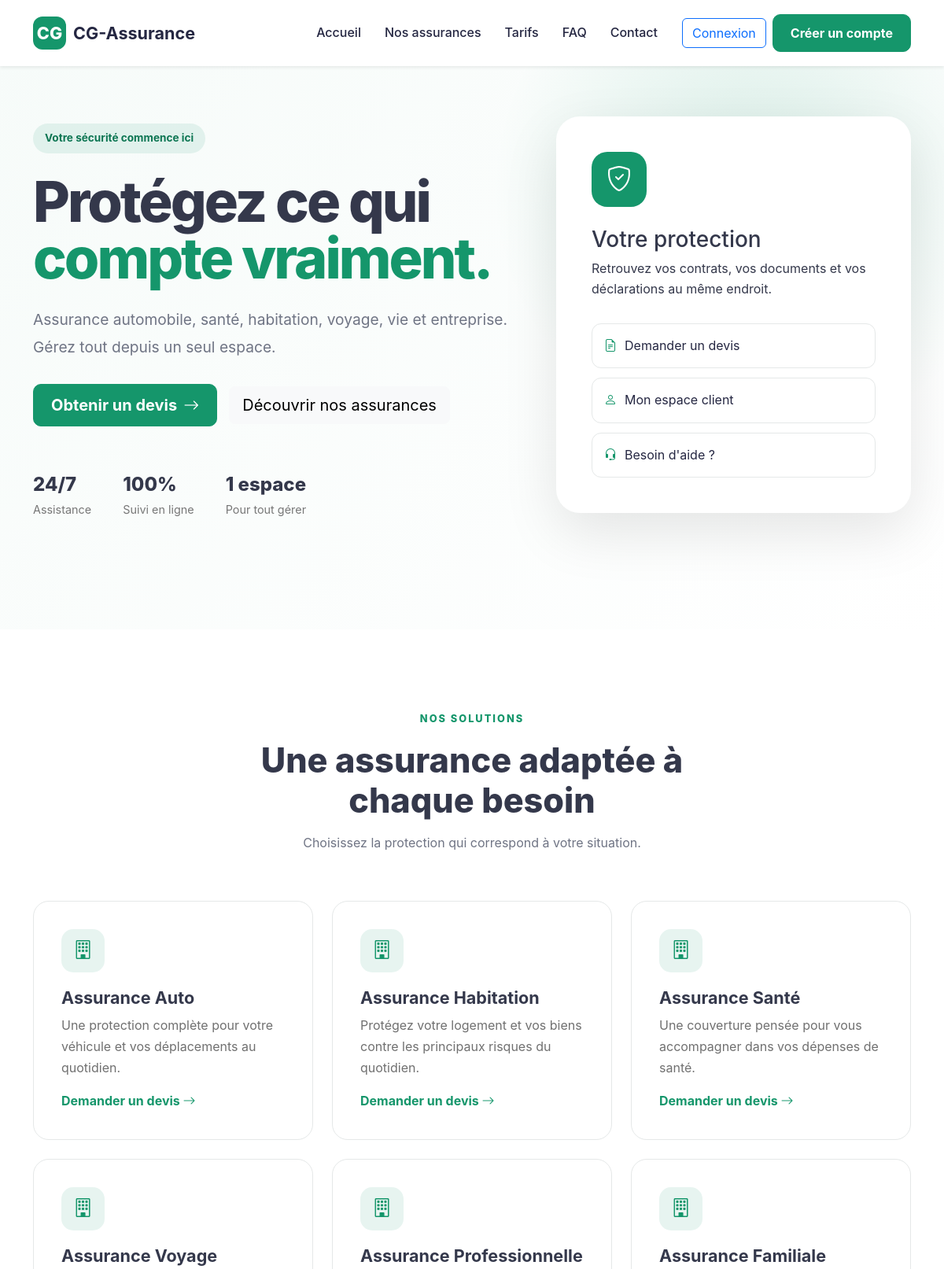
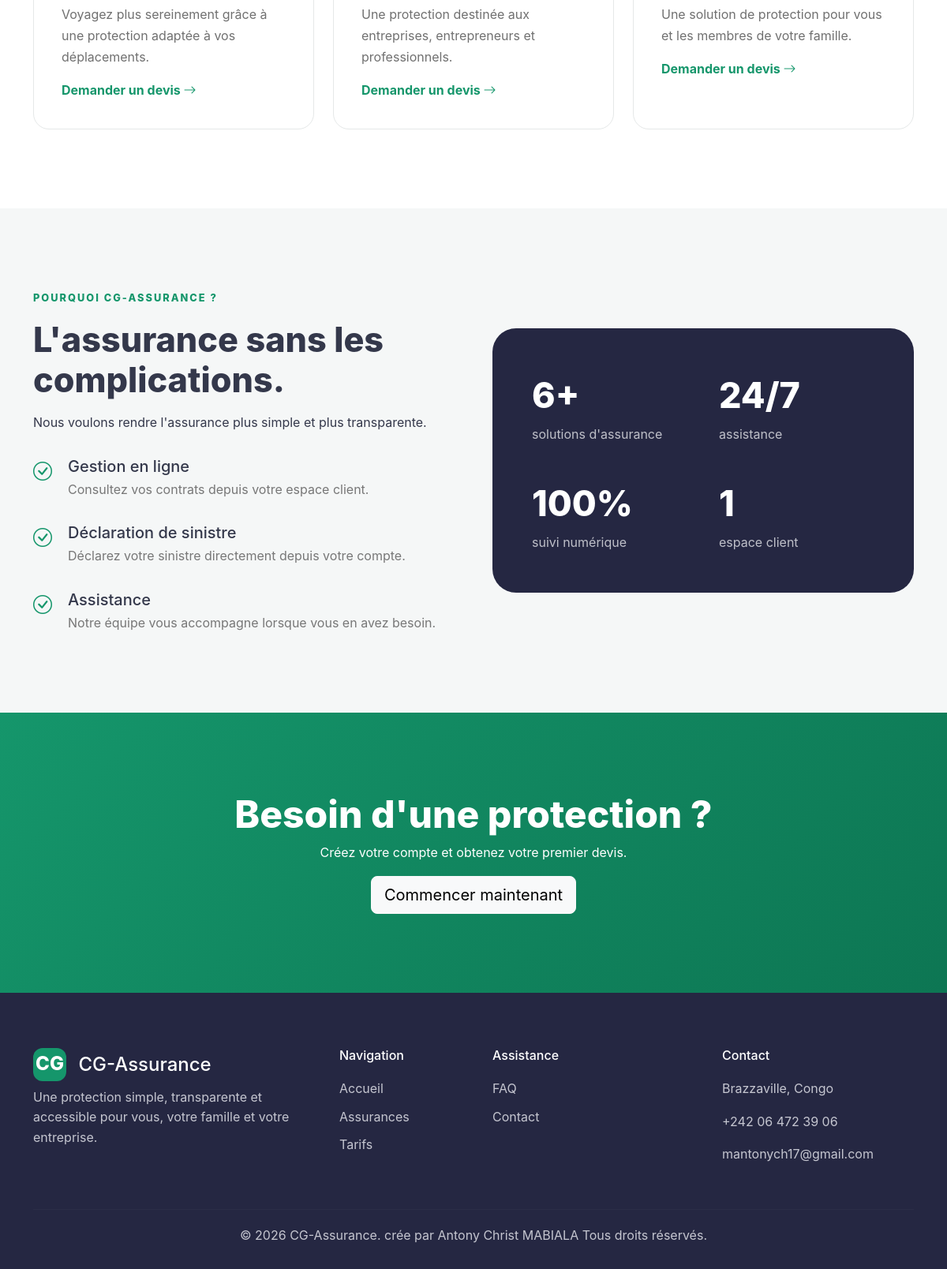
The page / on the database its author committed (2 pictures, top to bottom).
### assurance/models.py (models this page shows, shortened)
class InsuranceProduct(models.Model):
    TYPE_CHOICES = [
        ("auto", "Assurance automobile"),
        ("health", "Assurance santé"),
        ("home", "Assurance habitation"),
        ("travel", "Assurance voyage"),
        ("life", "Assurance vie"),
        ("business", "Assurance entreprise"),
    ]
    name = models.CharField(max_length=150)
    slug = models.SlugField(
        unique=True
    )
    type = models.CharField(
        max_length=30,
        choices=TYPE_CHOICES
    )
    description = models.TextField()
    price = models.DecimalField(
        max_digits=12,
        decimal_places=2
    )
    coverage = models.TextField(
        help_text="Une garantie par ligne."
    )
    active = models.BooleanField(
        default=True
    )
    created_at = models.DateTimeField(
        auto_now_add=True
    )

### assurance/views.py (the view)
# urls.py: 2. Add a URL to urlpatterns:  path('', views.home, name='home')
def home(request):
    products = InsuranceProduct.objects.filter(
        active=True
    )[:6]
    return render(
        request,
        "home.html",
        {
            "products": products
        }
    )

### assurance/templates/home.html (shortened to what this page needs)
{% extends "base.html" %}
{% block content %}
<section class="hero">
    <div class="container">
        <div class="row align-items-center min-vh-100">
            <div class="col-lg-7">
                <span class="hero-badge">
                    Votre sécurité commence ici
                </span>
                <h1>
                    Protégez ce qui
                    <span>compte vraiment.</span>
                </h1>
                <p class="hero-text">
                    Assurance automobile, santé,
                    habitation, voyage, vie et entreprise.
                    Gérez tout depuis un seul espace.
                </p>
                <div class="hero-buttons">
                    <a
                        href="{% url 'register' %}"
                        class="btn btn-primary-custom btn-lg"
                    >
                        Obtenir un devis
                        <i class="bi bi-arrow-right"></i>
                    </a>
                    <a
                        href="{% url 'services' %}"
                        class="btn btn-light btn-lg"
                    >
                        Découvrir nos assurances
                    </a>
                </div>
                <div class="hero-trust">
                    <div>
                        <strong>24/7</strong>
                        <span>Assistance</span>
                    </div>
                    <div>
                        <strong>100%</strong>
                        <span>Suivi en ligne</span>
                    </div>
                    <div>
                        <strong>1 espace</strong>
                        <span>Pour tout gérer</span>
                    </div>
                </div>
            </div>
            <div class="col-lg-5">
                <div class="protection-card">
                    <div class="protection-icon">
                        <i class="bi bi-shield-check"></i>
                    </div>
                    <h3>
                        Votre protection
                    </h3>
                    <p>
                        Retrouvez vos contrats,
                        vos documents et vos
                        déclarations au même endroit.
                    </p>
                    <div class="quick-actions">
                        <a href="{% url 'register' %}">
                            <i class="bi bi-file-earmark-text"></i>
                            Demander un devis
                        </a>
                        <a href="{% url 'login' %}">
                            <i class="bi bi-person"></i>
                            Mon espace client
                        </a>
                        <a href="{% url 'contact' %}">
                            <i class="bi bi-headset"></i>
                            Besoin d'aide ?
                        </a>
                    </div>
                </div>
            </div>
        </div>
    </div>
</section>
<section class="section">
    <div class="container">
        <div class="section-heading">
            <span>
                NOS SOLUTIONS
            </span>
            <h2>
                Une assurance adaptée à chaque besoin
            </h2>
            <p>
                Choisissez la protection qui correspond
                à votre situation.
            </p>
        </div>
        <div class="row g-4">
            {% for product in products %}
            <div class="col-md-6 col-lg-4">
                <div class="insurance-card">
                    <div class="card-icon">
                        {% if product.type == "auto" %}
                            <i class="bi bi-car-front"></i>
                        {% elif product.type == "health" %}
                            <i class="bi bi-heart-pulse"></i>
                        {% elif product.type == "home" %}
                            <i class="bi bi-house"></i>
                        {% elif product.type == "travel" %}
                            <i class="bi bi-airplane"></i>
                        {% elif product.type == "life" %}
                            <i class="bi bi-people"></i>
                        {% else %}
                            <i class="bi bi-building"></i>
                        {% endif %}
                    </div>
                    <h3>
                        {{ product.name }}
                    </h3>
                    <p>
                        {{ product.description|truncatewords:25 }}
                    </p>
                    <a
                        href="{% url 'quote_create' %}"
                        class="card-link"
                    >
                        Demander un devis
                        <i class="bi bi-arrow-right"></i>
                    </a>
                </div>
            </div>
            {% endfor %}
        </div>
    </div>
</section>
<section class="section section-light">
    <div class="container">
        <div class="row align-items-center g-5">
            <div class="col-lg-6">
                <span class="section-label">
                    POURQUOI CG-ASSURANCE ?
                </span>
                <h2>
                    L'assurance sans les complications.
                </h2>
                <p>
                    Nous voulons rendre l'assurance
                    plus simple et plus transparente.
                </p>
                <div class="feature">
                    <i class="bi bi-check-circle"></i>
                    <div>
                        <h5>
                            Gestion en ligne
                        </h5>
                        <p>
                            Consultez vos contrats
                            depuis votre espace client.
                        </p>
                    </div>
                </div>
                <div class="feature">
                    <i class="bi bi-check-circle"></i>
                    <div>
                        <h5>
                            Déclaration de sinistre
                        </h5>
                        <p>
                            Déclarez votre sinistre
                            directement depuis votre compte.
                        </p>
                    </div>
                </div>
                <div class="feature">
                    <i class="bi bi-check-circle"></i>
                    <div>
                        <h5>
                            Assistance
                        </h5>
                        <p>
                            Notre équipe vous accompagne
                            lorsque vous en avez besoin.
                        </p>
                    </div>
                </div>
            </div>
            <div class="col-lg-6">
                <div class="stats-box">
                    <div>
                        <strong>
                            6+
                        </strong>
                        <span>
                            solutions d'assurance
                        </span>
                    </div>
                    <div>
                        <strong>
                            24/7
                        </strong>
                        <span>
                            assistance
                        </span>
                    </div>
                    <div>
                        <strong>
                            100%
                        </strong>
                        <span>
                            suivi numérique
                        </span>
                    </div>
                    <div>
                        <strong>
                            1
                        </strong>
                        <span>
                            espace client
                        </span>
                    </div>
                </div>
            </div>
        </div>
    </div>
</section>
<section class="cta-section">
    <div class="container text-center">
        <h2>
            Besoin d'une protection ?
        </h2>
        <p>
            Créez votre compte et obtenez
            votre premier devis.
        </p>
        <a
            href="{% url 'register' %}"
            class="btn btn-light btn-lg"
        >
            Commencer maintenant
        </a>
    </div>
</section>
{% endblock %}

### assurance/templates/base.html (shortened to what this page needs)
{% load static %}
<!DOCTYPE html>
<html lang="fr">
<head>
    <link
        href="https://cdn.jsdelivr.net/npm/bootstrap@5.3.3/dist/css/bootstrap.min.css"
        rel="stylesheet"
    >
    <link
        href="https://cdn.jsdelivr.net/npm/bootstrap-icons@1.11.3/font/bootstrap-icons.css"
        rel="stylesheet"
    >
    <link
        rel="stylesheet"
        href="{% static 'assurance/css/style.css' %}"
    >
</head>
<body>
<nav class="navbar navbar-expand-lg navbar-light bg-white fixed-top shadow-sm">
    <div class="container">
        <a
            class="navbar-brand fw-bold"
            href="{% url 'home' %}"
        >
            <span class="brand-icon">
                CG
            </span>
            CG-Assurance
        </a>
        <div
            class="collapse navbar-collapse"
            id="navbarNav"
        >
            <ul class="navbar-nav ms-auto align-items-lg-center">
                <li class="nav-item">
                    <a
                        class="nav-link"
                        href="{% url 'home' %}"
                    >
                        Accueil
                    </a>
                </li>
                <li class="nav-item">
                    <a
                        class="nav-link"
                        href="{% url 'services' %}"
                    >
                        Nos assurances
                    </a>
                </li>
                <li class="nav-item">
                    <a
                        class="nav-link"
                        href="{% url 'pricing' %}"
                    >
                        Tarifs
                    </a>
                </li>
                <li class="nav-item">
                    <a
                        class="nav-link"
                        href="{% url 'faq' %}"
                    >
                        FAQ
                    </a>
                </li>
                <li class="nav-item">
                    <a
                        class="nav-link"
                        href="{% url 'contact' %}"
                    >
                        Contact
                    </a>
                </li>
                {% if user.is_authenticated %}
                <li class="nav-item ms-lg-3">
                    <a
                        class="btn btn-primary-custom"
                        href="{% url 'dashboard' %}"
                    >
                        Mon espace
                    </a>
                </li>
                {% else %}
                <li class="nav-item ms-lg-3">
                    <a
                        class="btn btn-outline-primary"
                        href="{% url 'login' %}"
                    >
                        Connexion
                    </a>
                </li>
                <li class="nav-item ms-lg-2">
                    <a
                        class="btn btn-primary-custom"
                        href="{% url 'register' %}"
                    >
                        Créer un compte
                    </a>
                </li>
                {% endif %}
            </ul>
        </div>
    </div>
</nav>
<main>
{% block content %}
{% endblock %}
</main>
<footer class="footer">
    <div class="container">
        <div class="row g-5">
            <div class="col-lg-4">
                <h4>
                    <span class="brand-icon">
                        CG
                    </span>
                    CG-Assurance
                </h4>
                <p>
                    Une protection simple, transparente
                    et accessible pour vous,
                    votre famille et votre entreprise.
                </p>
            </div>
            <div class="col-lg-2">
                <h6>Navigation</h6>
                <a href="{% url 'home' %}">
                    Accueil
                </a>
                <a href="{% url 'services' %}">
                    Assurances
                </a>
                <a href="{% url 'pricing' %}">
                    Tarifs
                </a>
            </div>
            <div class="col-lg-3">
                <h6>Assistance</h6>
                <a href="{% url 'faq' %}">
                    FAQ
                </a>
                <a href="{% url 'contact' %}">
                    Contact
                </a>
            </div>
            <div class="col-lg-3">
                <h6>Contact</h6>
                <p>
                    Brazzaville, Congo
                </p>
                <p>
                    +242 06 472 39 06
                </p>
                <p>
                    mantonych17@gmail.com
                </p>
            </div>
        </div>
        <hr>
        <p class="text-center mb-0">
            © {% now "Y" %}
            CG-Assurance. crée par Antony Christ MABIALA
            Tous droits réservés.
        </p>
    </div>
</footer>
</body>
</html>

### rows shown on the page
InsuranceProduct: name "Assurance Auto", description "Une protection complète pour votre véhicule et vos déplacements au quotidien."
InsuranceProduct: name "Assurance Habitation", description "Protégez votre logement et vos biens contre les principaux risques du quotidien."
InsuranceProduct: name "Assurance Santé", description "Une couverture pensée pour vous accompagner dans vos dépenses de santé."
InsuranceProduct: name "Assurance Voyage", description "Voyagez plus sereinement grâce à une protection adaptée à vos déplacements."
InsuranceProduct: name "Assurance Professionnelle", description "Une protection destinée aux entreprises, entrepreneurs et professionnels."
InsuranceProduct: name "Assurance Familiale", description "Une solution de protection pour vous et les membres de votre famille."
